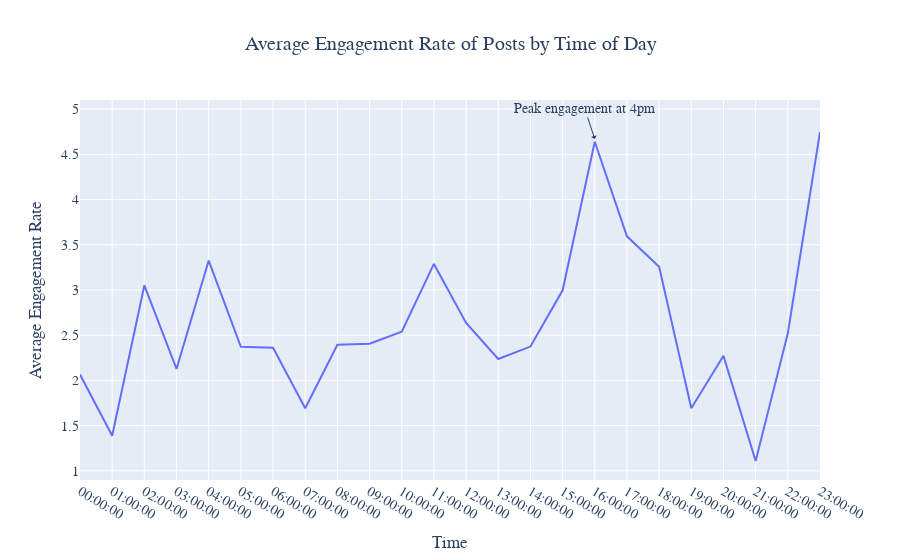
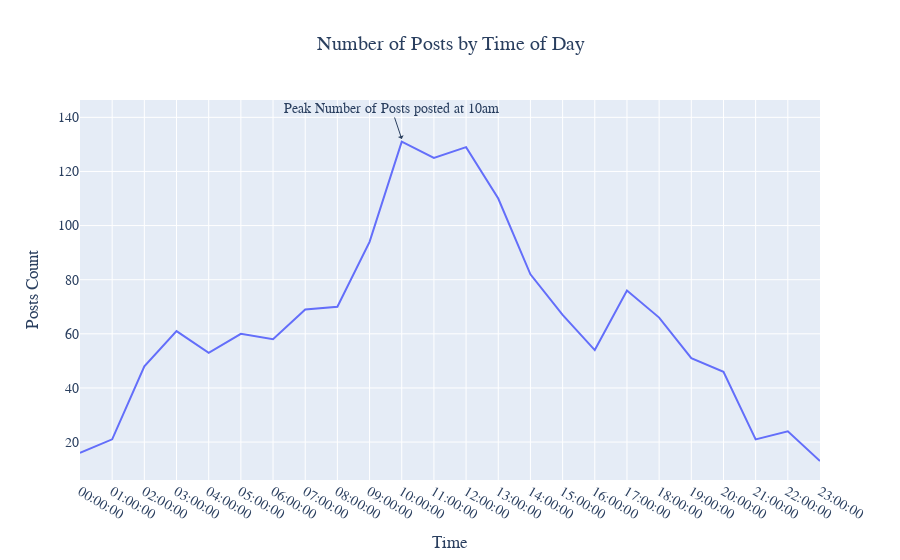

Notebook cell for these charts, in order:
### Markdown cell above
**What makes a sponsored post have high engagement?**
* Finding patterns between Engagement Rate and Timestamp of Postdate
* Finding patterns between Posts' count and Time of day

### Code cell
sponsored_df = inf_df[inf_df.Sponsored == 'Yes'] # Create Sponsored subset

avg_er = sponsored_df['Engagement Rate'].groupby(sponsored_df.index.floor('H').strftime('%H:%M:%S')).mean()
fig = go.Figure()
lineplot = fig.add_trace(go.Scatter(x=avg_er.index,y=avg_er))

fig.add_annotation(x='16:00:00', y=4.67,
            text="Peak engagement at 4pm",
            showarrow=True,
            arrowhead=1).update_layout(
    title="Average Engagement Rate of Posts by Time of Day",title_x=0.5,
    xaxis_title="Time",
    yaxis_title="Average Engagement Rate",
    font=dict(
        family="Courier New, monospace",
        size=14,
    )
)
number_posts = sponsored_df['User'].groupby(sponsored_df.index.floor('H').strftime('%H:%M:%S')).count()
fig = go.Figure()
lineplot = fig.add_trace(go.Scatter(x=number_posts.index,y=number_posts))

fig.add_annotation(x='10:00:00', y=132,
            text="Peak Number of Posts posted at 10am",
            showarrow=True,
            arrowhead=1).update_layout(
    title="Number of Posts by Time of Day",title_x=0.5,
    xaxis_title="Time",
    yaxis_title="Posts Count",
    font=dict(
        family="Courier New, monospace",
        size=14,
    )
)

### Figure 1 — Plotly figure (JSON) as saved in the notebook; plotly's stock layout.template omitted (floating-point values rounded to 4 significant figures)
{"data": [{"type": "scatter", "x": ["00:00:00", "01:00:00", "02:00:00", "03:00:00", "04:00:00", "05:00:00", "06:00:00", "07:00:00", "08:00:00", "09:00:00", "10:00:00", "11:00:00", "12:00:00", "13:00:00", "14:00:00", "15:00:00", "16:00:00", "17:00:00", "18:00:00", "19:00:00", "20:00:00", "21:00:00", "22:00:00", "23:00:00"], "y": [2.065, 1.387, 3.05, 2.127, 3.325, 2.372, 2.361, 1.692, 2.394, 2.406, 2.539, 3.289, 2.636, 2.237, 2.374, 2.997, 4.639, 3.594, 3.257, 1.692, 2.272, 1.109, 2.522, 4.748]}], "layout": {"annotations": [{"arrowhead": 1, "showarrow": true, "text": "Peak engagement at 4pm", "x": "16:00:00", "y": 4.67}], "font": {"family": "Courier New, monospace", "size": 14}, "title": {"text": "Average Engagement Rate of Posts by Time of Day", "x": 0.5}, "xaxis": {"title": {"text": "Time"}}, "yaxis": {"title": {"text": "Average Engagement Rate"}}}}

### Figure 2 — Plotly figure (JSON) as saved in the notebook; plotly's stock layout.template omitted (floating-point values rounded to 4 significant figures)
{"data": [{"type": "scatter", "x": ["00:00:00", "01:00:00", "02:00:00", "03:00:00", "04:00:00", "05:00:00", "06:00:00", "07:00:00", "08:00:00", "09:00:00", "10:00:00", "11:00:00", "12:00:00", "13:00:00", "14:00:00", "15:00:00", "16:00:00", "17:00:00", "18:00:00", "19:00:00", "20:00:00", "21:00:00", "22:00:00", "23:00:00"], "y": [16, 21, 48, 61, 53, 60, 58, 69, 70, 94, 131, 125, 129, 110, 82, 67, 54, 76, 66, 51, 46, 21, 24, 13]}], "layout": {"annotations": [{"arrowhead": 1, "showarrow": true, "text": "Peak Number of Posts posted at 10am", "x": "10:00:00", "y": 132}], "font": {"family": "Courier New, monospace", "size": 14}, "title": {"text": "Number of Posts by Time of Day", "x": 0.5}, "xaxis": {"title": {"text": "Time"}}, "yaxis": {"title": {"text": "Posts Count"}}}}
